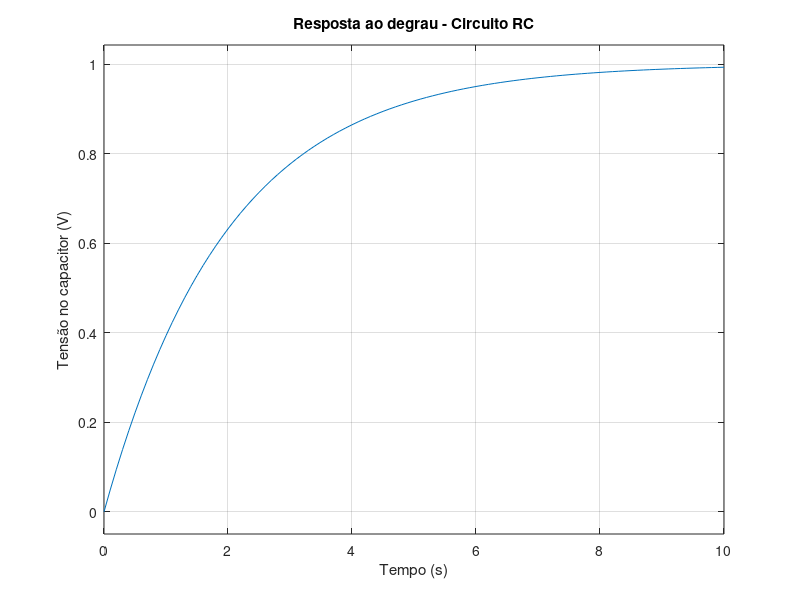

Recreate this plot in MATLAB.
% 2. Circuito RC (Caixa Cinza)

% Parâmetros conhecidos/experimentais
R = 1000;  % resistência (ohm)
tau = 2;   % constante de tempo obtida experimentalmente (s)

% tau = R*C  =>  C = tau/R
C = tau / R;

% Mostra o valor encontrado para C
fprintf('Capacitância encontrada: C = %.6f F\n', C);

% Função de transferência do circuito RC (tensão no capacitor):
% Vc(s)/Vin(s) = 1 / (tau*s + 1)
num = 1;
den = [tau 1];

sys = tf(num, den);

disp('Função de transferência do circuito RC:');
sys

% Gráfico da resposta ao degrau durante 10 segundos
figure;
step(sys, 10);
xlabel('Tempo (s)');
ylabel('Tensão no capacitor (V)');
title('Resposta ao degrau - Circuito RC');
grid on;
